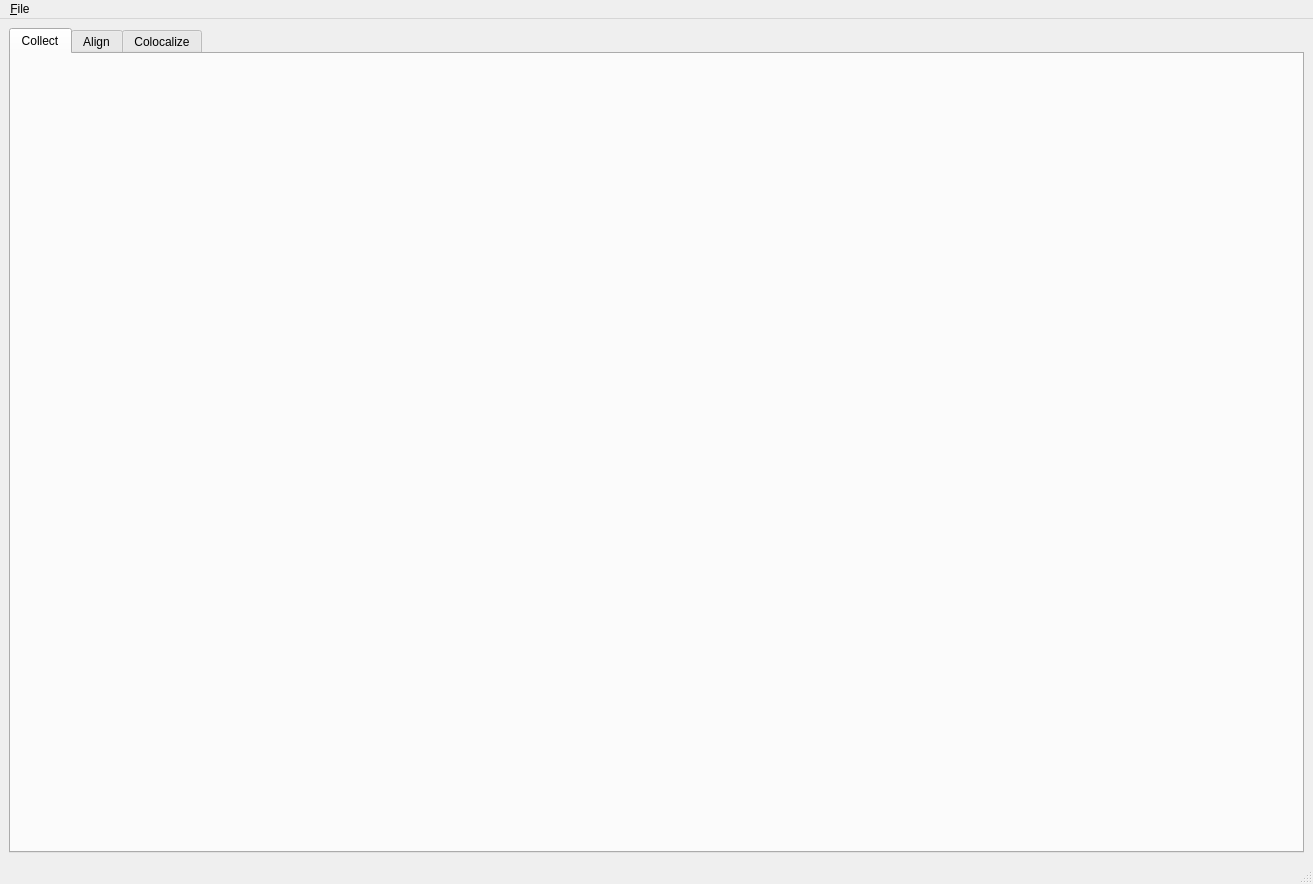
<?xml version="1.0" encoding="UTF-8"?>
<ui version="4.0">
 <class>MainWindow</class>
 <widget class="QMainWindow" name="MainWindow">
  <property name="geometry">
   <rect>
    <x>0</x>
    <y>0</y>
    <width>1313</width>
    <height>884</height>
   </rect>
  </property>
  <property name="windowTitle">
   <string>MainWindow</string>
  </property>
  <widget class="QWidget" name="centralwidget">
   <layout class="QVBoxLayout" name="verticalLayout">
    <item>
     <widget class="QTabWidget" name="tabWidget">
      <property name="enabled">
       <bool>true</bool>
      </property>
      <property name="currentIndex">
       <number>0</number>
      </property>
      <widget class="Collect" name="tab_collect">
       <attribute name="title">
        <string>Collect</string>
       </attribute>
      </widget>
      <widget class="QWidget" name="tab_align">
       <attribute name="title">
        <string>Align</string>
       </attribute>
      </widget>
      <widget class="Colocalize" name="tab_coloc">
       <attribute name="title">
        <string>Colocalize</string>
       </attribute>
      </widget>
     </widget>
    </item>
   </layout>
  </widget>
  <widget class="QMenuBar" name="menubar">
   <property name="geometry">
    <rect>
     <x>0</x>
     <y>0</y>
     <width>1313</width>
     <height>22</height>
    </rect>
   </property>
   <widget class="QMenu" name="menu_File">
    <property name="title">
     <string>&amp;File</string>
    </property>
    <addaction name="actionOpen"/>
    <addaction name="actionSave"/>
    <addaction name="actionClear"/>
   </widget>
   <addaction name="menu_File"/>
  </widget>
  <widget class="QStatusBar" name="statusbar"/>
  <action name="actionImport">
   <property name="text">
    <string>&amp;Import microscopy data</string>
   </property>
  </action>
  <action name="actionOpen">
   <property name="text">
    <string>&amp;Open session</string>
   </property>
   <property name="shortcut">
    <string>Ctrl+O</string>
   </property>
  </action>
  <action name="actionSave">
   <property name="text">
    <string>&amp;Save session</string>
   </property>
  </action>
  <action name="actionClear">
   <property name="text">
    <string>&amp;Clear session</string>
   </property>
  </action>
 </widget>
 <customwidgets>
  <customwidget>
   <class>Collect</class>
   <extends>QWidget</extends>
   <header>impose.gui.collect</header>
   <container>1</container>
  </customwidget>
  <customwidget>
   <class>Colocalize</class>
   <extends>QWidget</extends>
   <header>impose.gui.colocalize</header>
   <container>1</container>
  </customwidget>
 </customwidgets>
 <resources/>
 <connections/>
</ui>
